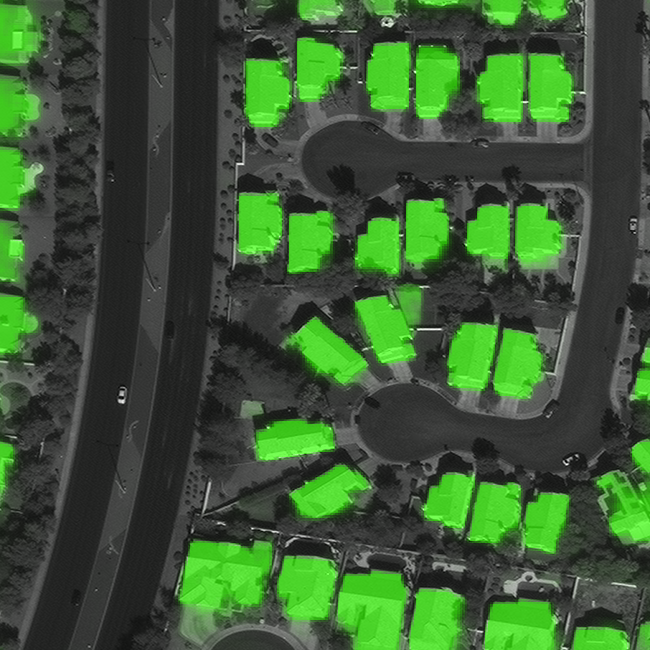
#> input picture PAN_AOI_2_Vegas_img1016.png, 650 x 650 px, found by its file name
$ jupyter execute --allow-errors Edge_Detect_Filter.ipynb   (shell and % lines are left out)
#> lines starting #> are read from the running program, lines starting #| are printed output that depends on the picture
### model.py
import numpy as np
import os
import skimage.io as io
import skimage.transform as trans
import numpy as np
from keras.models import *
from keras.layers import *
from keras.optimizers import *
from keras.callbacks import ModelCheckpoint, LearningRateScheduler
from keras import backend as keras


def unet(pretrained_weights = None,input_size = (256,256,1)):
    inputs = Input(input_size)
    conv1 = Conv2D(64, 3, activation = 'relu', padding = 'same', kernel_initializer = 'he_normal')(inputs)
    conv1 = Conv2D(64, 3, activation = 'relu', padding = 'same', kernel_initializer = 'he_normal')(conv1)
    pool1 = MaxPooling2D(pool_size=(2, 2))(conv1)
    conv2 = Conv2D(128, 3, activation = 'relu', padding = 'same', kernel_initializer = 'he_normal')(pool1)
    conv2 = Conv2D(128, 3, activation = 'relu', padding = 'same', kernel_initializer = 'he_normal')(conv2)
    pool2 = MaxPooling2D(pool_size=(2, 2))(conv2)
    conv3 = Conv2D(256, 3, activation = 'relu', padding = 'same', kernel_initializer = 'he_normal')(pool2)
    conv3 = Conv2D(256, 3, activation = 'relu', padding = 'same', kernel_initializer = 'he_normal')(conv3)
    pool3 = MaxPooling2D(pool_size=(2, 2))(conv3)
    conv4 = Conv2D(512, 3, activation = 'relu', padding = 'same', kernel_initializer = 'he_normal')(pool3)
    conv4 = Conv2D(512, 3, activation = 'relu', padding = 'same', kernel_initializer = 'he_normal')(conv4)
    drop4 = Dropout(0.5)(conv4)
    pool4 = MaxPooling2D(pool_size=(2, 2))(drop4)

    conv5 = Conv2D(1024, 3, activation = 'relu', padding = 'same', kernel_initializer = 'he_normal')(pool4)
    conv5 = Conv2D(1024, 3, activation = 'relu', padding = 'same', kernel_initializer = 'he_normal')(conv5)
    drop5 = Dropout(0.5)(conv5)

    up6 = Conv2D(512, 2, activation = 'relu', padding = 'same', kernel_initializer = 'he_normal')(UpSampling2D(size = (2,2))(drop5))
    merge6 = concatenate([drop4,up6], axis = 3)
    conv6 = Conv2D(512, 3, activation = 'relu', padding = 'same', kernel_initializer = 'he_normal')(merge6)
    conv6 = Conv2D(512, 3, activation = 'relu', padding = 'same', kernel_initializer = 'he_normal')(conv6)

    up7 = Conv2D(256, 2, activation = 'relu', padding = 'same', kernel_initializer = 'he_normal')(UpSampling2D(size = (2,2))(conv6))
    merge7 = concatenate([conv3,up7], axis = 3)
    conv7 = Conv2D(256, 3, activation = 'relu', padding = 'same', kernel_initializer = 'he_normal')(merge7)
    conv7 = Conv2D(256, 3, activation = 'relu', padding = 'same', kernel_initializer = 'he_normal')(conv7)

    up8 = Conv2D(128, 2, activation = 'relu', padding = 'same', kernel_initializer = 'he_normal')(UpSampling2D(size = (2,2))(conv7))
    merge8 = concatenate([conv2,up8], axis = 3)
    conv8 = Conv2D(128, 3, activation = 'relu', padding = 'same', kernel_initializer = 'he_normal')(merge8)
    conv8 = Conv2D(128, 3, activation = 'relu', padding = 'same', kernel_initializer = 'he_normal')(conv8)

    up9 = Conv2D(64, 2, activation = 'relu', padding = 'same', kernel_initializer = 'he_normal')(UpSampling2D(size = (2,2))(conv8))
    merge9 = concatenate([conv1,up9], axis = 3)
    conv9 = Conv2D(64, 3, activation = 'relu', padding = 'same', kernel_initializer = 'he_normal')(merge9)
    conv9 = Conv2D(64, 3, activation = 'relu', padding = 'same', kernel_initializer = 'he_normal')(conv9)
    conv9 = Conv2D(2, 3, activation = 'relu', padding = 'same', kernel_initializer = 'he_normal')(conv9)
    conv10 = Conv2D(1, 1, activation = 'sigmoid')(conv9)


    model = Model(input = inputs, output = conv10)

    #model.add(Conv2D(1, [3,3], kernel_initializer=kernel_init, padding="valid"))

    #model.add(Conv2D(1, (3, 3), activation='relu', input_shape=(3, 1024, 1024), kernel_initializer=your_function, data_format='channels_first'))

    model.compile(optimizer = Adam(lr = 1e-4), loss = 'binary_crossentropy', metrics = ['accuracy'])

    #model.summary()

    if(pretrained_weights):
    	model.load_weights(pretrained_weights)

    return model

### Edge_Detect_Filter.ipynb
[cell 1]
from model import *
from dilateModel import *
from data import *
from PIL import Image

import matplotlib.pyplot as plt
import cv2

from keras.models import Sequential
from keras.layers import Dense, Activation

### Load base model

#> (a cell that did not finish here is left out)

[cell 3]
def predImgGen(imgPath, target_size=(256,256)):
#> called with target_size = (256, 256)
    img = io.imread(imgPath,as_gray = True)
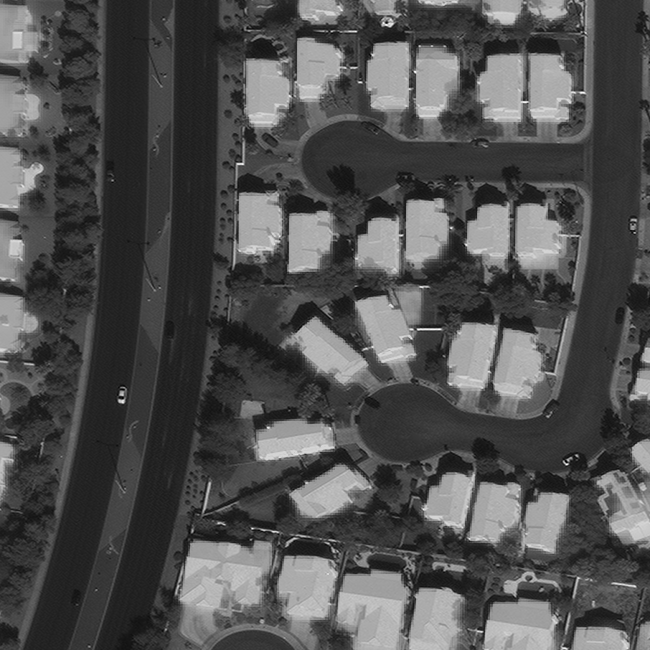
#> img: shape (650, 650) float64; min 0.00281, max 0.999, mean 0.317
    img = img / 255
    img = trans.resize(img,target_size)
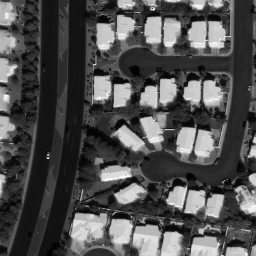
#> img: shape (256, 256) float64; min 0.00032, max 0.00327, mean 0.00124; drawn with min black and max white
    img = np.reshape(img,img.shape+(1,))
    img = np.reshape(img,(1,)+img.shape)
    return img

### Make first predictions for masks

[cell 4]
testImg = predImgGen('/data/spacenet/bldg/AllTest/PAN-PNG/PAN_AOI_2_Vegas_img1016.png')
#> (the rest of this cell did not finish here and is left out)

#> (a cell that did not finish here is left out)

### Threshold Image

[cell 6]
img = cv2.imread('pred.png',0)

ret,thr = cv2.threshold(img,0,255,cv2.THRESH_BINARY+cv2.THRESH_OTSU)
#> ret = 0

#> (a cell that did not finish here is left out)

### Here I define a function making my custom kernel initializer (custom filter)

[cell 8]
def kernel_init(shape, dtype = None):
    kernel = np.zeros(shape)
    kernel[:,:,0,0] = np.array([[1,0,-1],[1,0,-1],[1,0,-1]])
    return kernel

### Run second CNN model with one edge detection layer (using new initializer)

#> (a cell that did not finish here is left out)

[cell 10]
from PIL import Image
import numpy as np
from skimage import transform

np_img = np.array(thr).astype('float32')/255
#> np_img = nan
np_img = transform.resize(np_img, (256, 256, 1))
#> np_img: shape (256, 256, 1) float64; every value is NaN or infinite
np_img = np.expand_dims(np_img, axis=0)

$ run again, with PAN_AOI_2_Vegas_img1000.png copied over PAN_AOI_2_Vegas_img1016.png
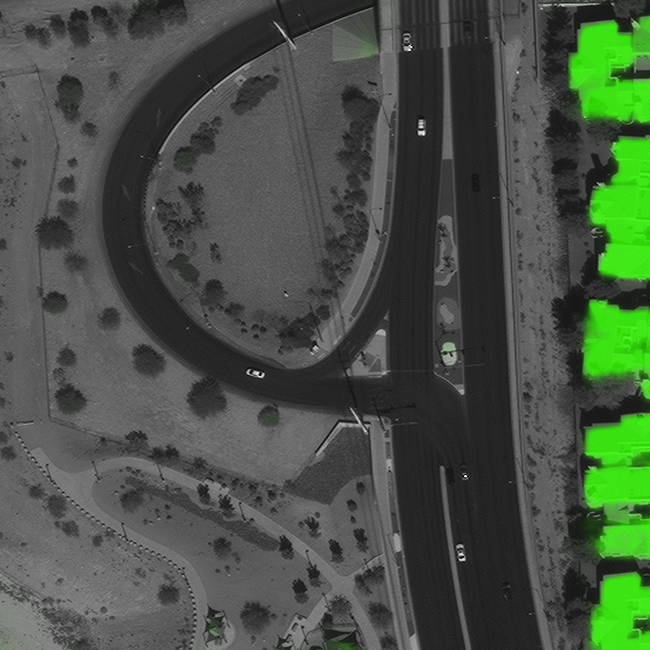
#> input picture PAN_AOI_2_Vegas_img1000.png, 650 x 650 px, found by its file name
#> in predImgGen, `img = io.imread(imgPath,as_gray = True)`:
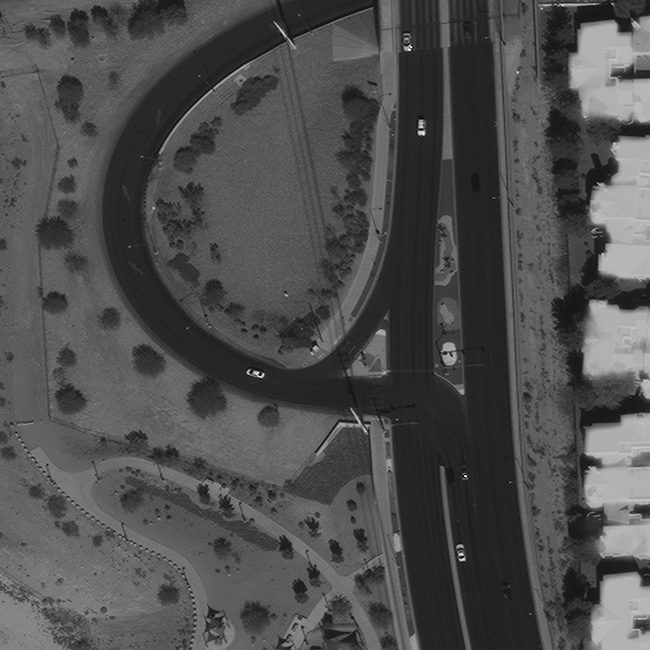
#> img: shape (650, 650) float64; min 0.00281, max 0.999, mean 0.311
#> in predImgGen, `img = trans.resize(img,target_size)`:
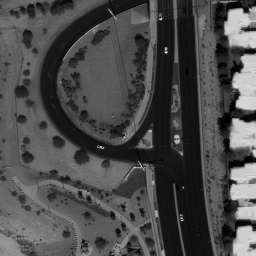
#> img: shape (256, 256) float64; min 0.00034, max 0.0033, mean 0.00122; drawn with min black and max white
#> ret = 0
#> `np_img = np.array(thr).astype('float32')/255`: np_img = nan

$ run again, with PAN_AOI_3_Paris_img1000.png copied over PAN_AOI_2_Vegas_img1016.png
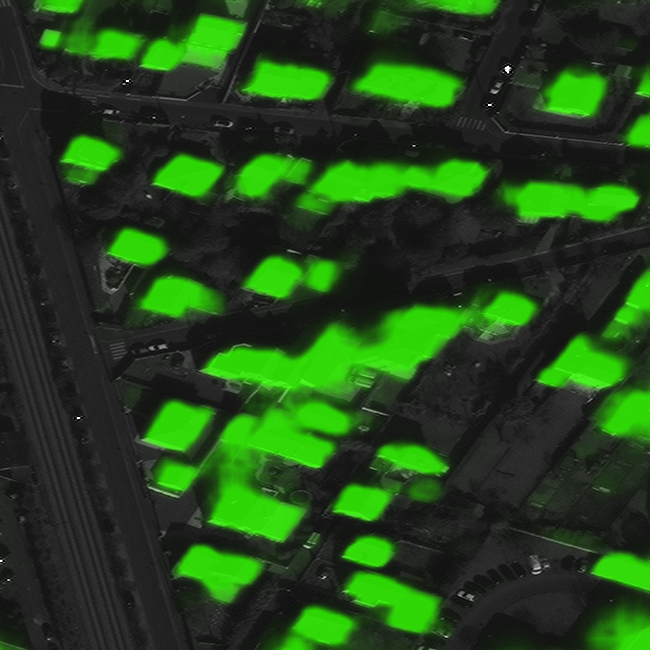
#> input picture PAN_AOI_3_Paris_img1000.png, 650 x 650 px, found by its file name
#> in predImgGen, `img = io.imread(imgPath,as_gray = True)`:
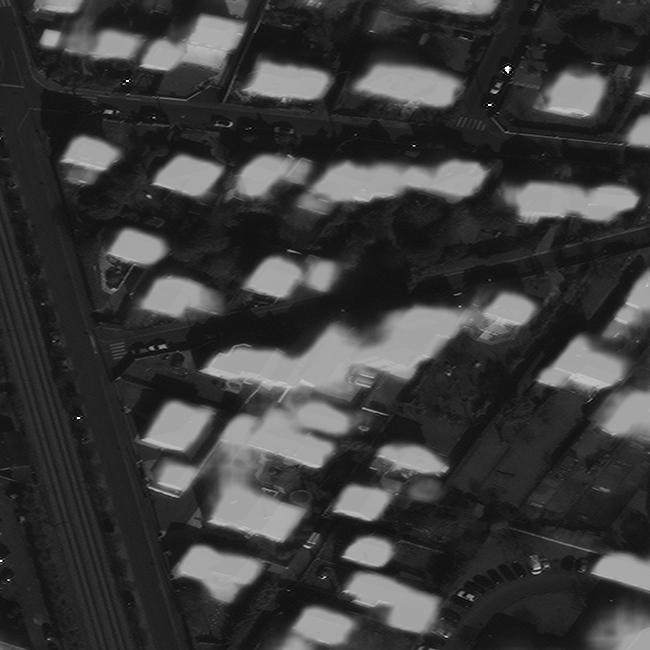
#> img: shape (650, 650) float64; min 0.00281, max 0.999, mean 0.234
#> in predImgGen, `img = trans.resize(img,target_size)`:
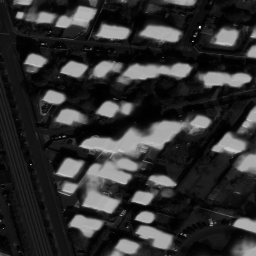
#> img: shape (256, 256) float64; min 0.000274, max 0.00364, mean 0.000919; drawn with min black and max white
#> ret = 0
#> `np_img = np.array(thr).astype('float32')/255`: np_img = nan
